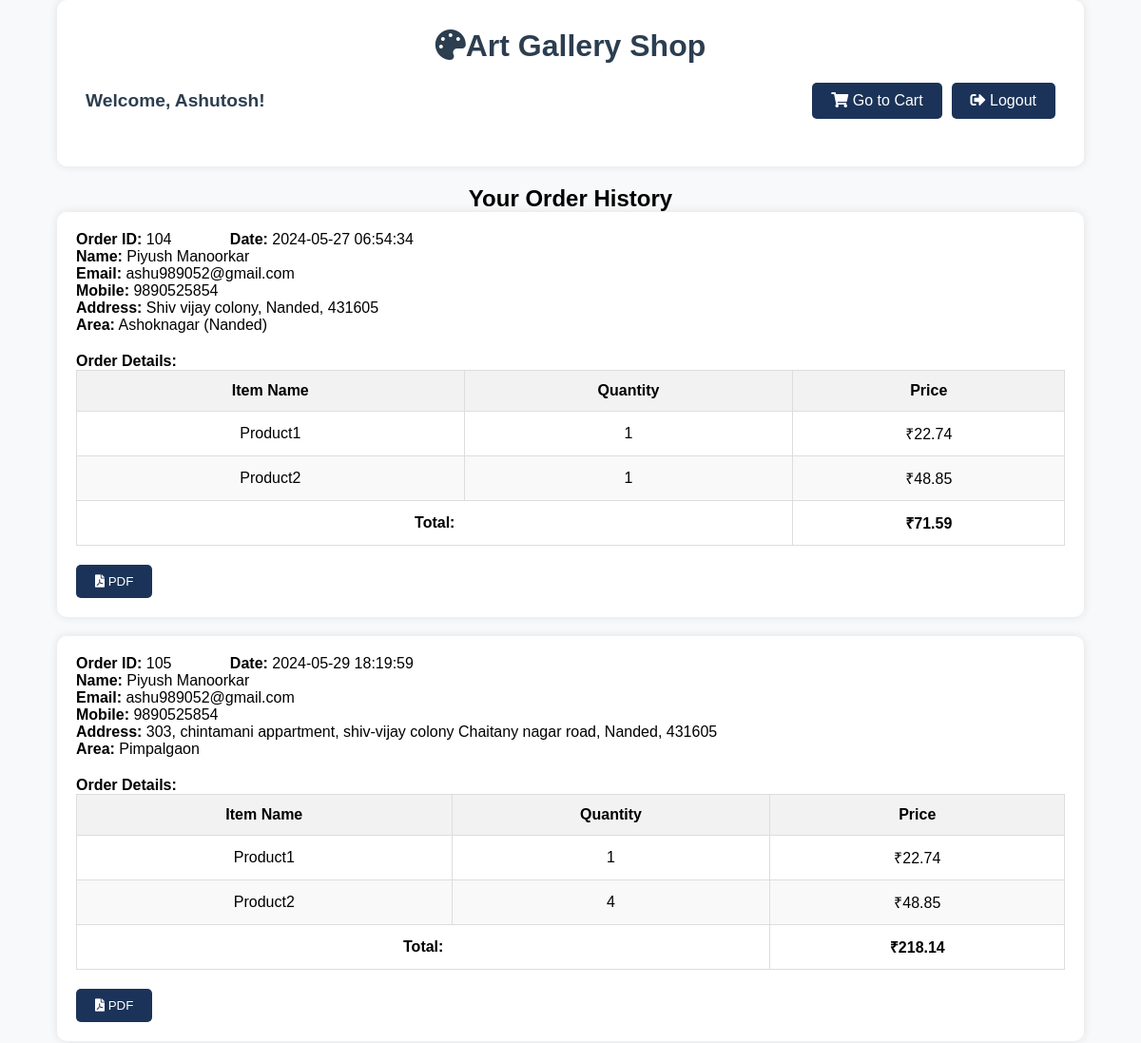
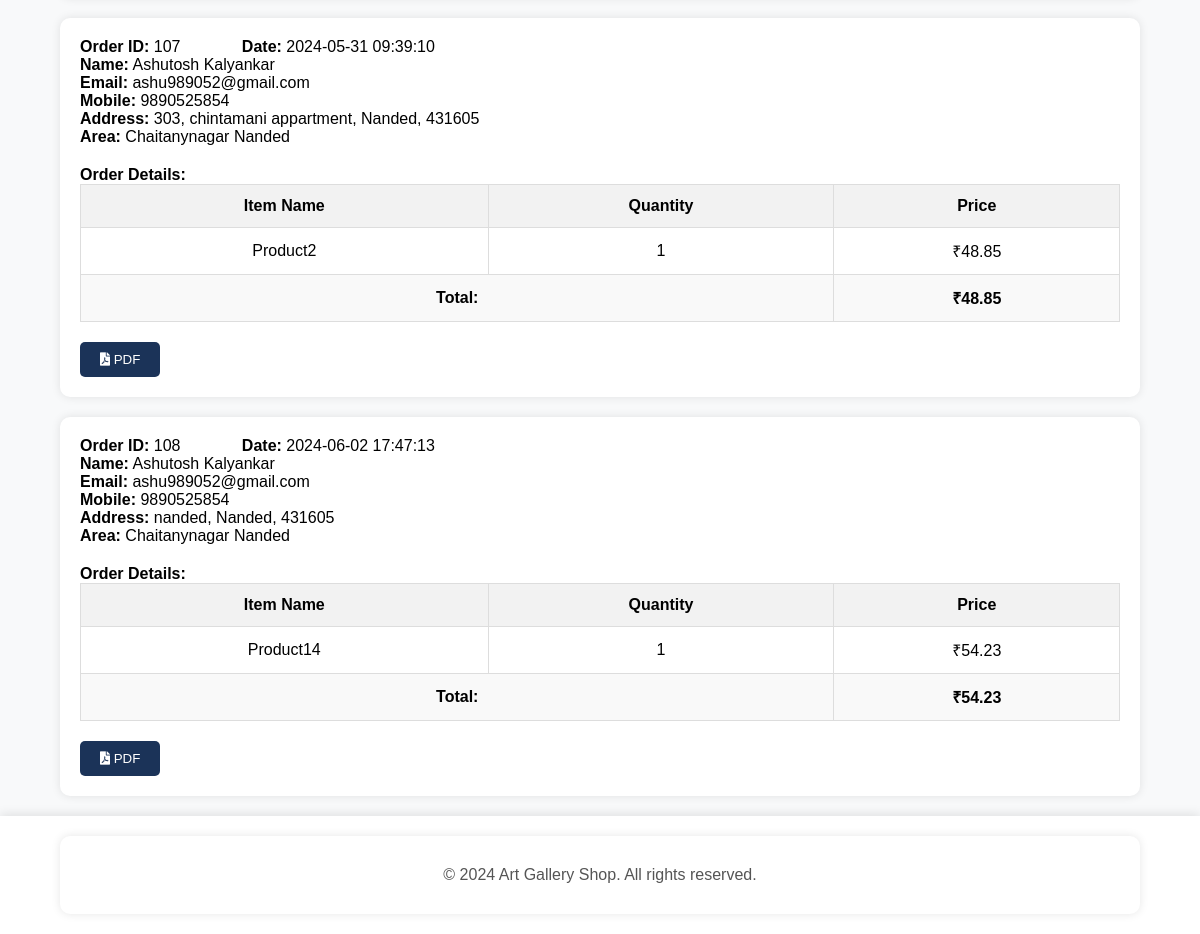
The app's page /order_history.php (signed in) with its own data (2 pictures, top to bottom).
### tables this page shows
CREATE TABLE `users` (
  `id` int(11) NOT NULL,
  `name` varchar(100) NOT NULL,
  `email` varchar(100) NOT NULL,
  `password` varchar(255) NOT NULL,
  `contact` varchar(20) DEFAULT NULL
);

CREATE TABLE `orders` (
  `id` int(11) NOT NULL,
  `name` varchar(100) NOT NULL,
  `email` varchar(100) NOT NULL,
  `mobile` varchar(15) NOT NULL,
  `address` varchar(255) NOT NULL,
  `area` varchar(22) NOT NULL,
  `selected_post_office` varchar(22) NOT NULL,
  `district` varchar(100) NOT NULL,
  `pincode` varchar(10) NOT NULL,
  `order_details` text NOT NULL,
  `total_amount` decimal(10,2) NOT NULL,
  `created_at` timestamp NOT NULL DEFAULT current_timestamp()
);

### order_history.php (the view, shortened to what this page needs)
<?php
include 'db_connection.php';
$user_id = $_SESSION['user_id'];
$sql = "SELECT name, email FROM users WHERE id = $user_id";
$result = mysqli_query($connection, $sql);
if ($result && mysqli_num_rows($result) > 0) {
    $row = mysqli_fetch_assoc($result);
    $username = $row['name'];
    $user_email = $row['email'];
}
$sql = "SELECT * FROM orders WHERE email = '$user_email'";
$result = mysqli_query($connection, $sql);
$orderHistory = [];
if ($result && mysqli_num_rows($result) > 0) {
    while ($row = mysqli_fetch_assoc($result)) {
        $row['order_details'] = json_decode($row['order_details'], true);
        $orderHistory[] = $row;
    }
}
?>
<!DOCTYPE html>
<html lang="en">
<head>
    <link rel="stylesheet" href="style2/order_history_style.css">
    <link rel="stylesheet" href="https://cdnjs.cloudflare.com/ajax/libs/font-awesome/5.15.4/css/all.min.css">
</head>
<body>
    <div class="container">
        <h1 class="project-name"><i class="fas fa-palette"></i>Art Gallery Shop</h1>
        <div class="welcome-section">
            <strong>
                <p class="welcome-message">Welcome, <?php echo $username; ?>!</p>
            </strong>
            <div class="action-buttons">
                <a href="cart.php" class="cart-btn"><i class="fas fa-shopping-cart"></i> Go to Cart</a>
                <a href="logout.php" class="logout-btn"><i class="fas fa-sign-out-alt"></i> Logout</a>
            </div>
        </div>
    </div>
    <div class="order-history">
        <h2>Your Order History</h2>
        <?php if (empty($orderHistory)): ?>
        <p>No orders found.</p>
        <?php else: ?>
        <?php foreach ($orderHistory as $order): ?>
        <div class="order-container">
            <p><strong>Order ID:</strong> <?php echo $order['id']; ?>&emsp; &emsp; &emsp; <strong>Date:</strong>
                <?php echo $order['created_at']; ?></p>
            <p><strong>Name:</strong> <?php echo $order['name']; ?></p>
            <p><strong>Email:</strong> <?php echo $order['email']; ?></p>
            <p><strong>Mobile:</strong> <?php echo $order['mobile']; ?></p>
            <p><strong>Address:</strong>
                <?php echo $order['address'] . ', ' . $order['district'] . ', ' . $order['pincode']; ?></p>
            <p><strong>Area:</strong> <?php echo $order['area']; ?></p>
            <div class="order-details">
                <strong>Order Details:</strong>
                <table>
                    <thead>
                        <tr>
                            <th>Item Name</th>
                            <th>Quantity</th>
                            <th>Price</th>
                        </tr>
                    </thead>
                    <tbody>
                        <?php foreach ($order['order_details'] as $item): ?>
                        <tr>
                            <td><?php echo $item['item_name']; ?></td>
                            <td><?php echo $item['quantity']; ?></td>
                            <td>₹<?php echo $item['price']; ?></td>
                        </tr>
                        <?php endforeach; ?>
                        <tr class="total-row">
                            <td colspan="2"><strong>Total:</strong></td>
                            <td><strong>₹<?php echo $order['total_amount']; ?></strong></td>
                        </tr>
                    </tbody>
                </table>
            </div>
            <div class="pdf-btn-container">
                <form action="generate_pdf.php" method="post">
                    <button type="submit" name="generate_pdf" class="pdf-btn"><i class="fas fa-file-pdf"></i>
                        PDF</button>
                </form>
            </div>
        </div>
        <?php endforeach; ?>
        <?php endif; ?>
    </div>
    <footer class="footer">
        <div class="container">
            <p>&copy; <?php echo date('Y'); ?> Art Gallery Shop. All rights reserved.</p>
        </div>
    </footer>
</body>
</html>

### style2/order_history_style.css (style rules this page uses)
* { margin: 0; padding: 0; box-sizing: border-box; }
body { font-family: 'Arial', sans-serif; background-color: #f8f9fa; }
.container { width: 90%; max-width: 1200px; margin: 0 auto; padding: 30px; background-color: #fff; border-radius: 10px; box-shadow: 0 0 10px rgba(0, 0, 0, 0.1); text-align: center; animation: fadeInDown 0.5s ease; }
.project-name { margin-bottom: 20px; color: #2c3e50; animation: fadeIn 1s ease; }
.welcome-section { margin-bottom: 20px; display: flex; justify-content: space-between; align-items: center; flex-wrap: wrap; }
.welcome-message { font-size: 1.2em; color: #2c3e50; }
.action-buttons { display: flex; gap: 10px; }
.action-buttons .cart-btn, .action-buttons .logout-btn { display: inline-block; padding: 10px 20px; background-color: #1b3358; color: #fff; text-decoration: none; border-radius: 5px; transition: background-color 0.3s; }
.order-history { margin-top: 20px; display: flex; flex-direction: column; align-items: center; animation: fadeInUp 1s ease-in-out; }
.order-container { width: 90%; max-width: 1200px; margin-bottom: 20px; padding: 20px; background-color: #fff; border-radius: 10px; box-shadow: 0 0 10px rgba(0, 0, 0, 0.1); text-align: left; animation: fadeInDown 0.5s ease; }
.order-details { margin-top: 20px; }
.order-details table { width: 100%; border-collapse: collapse; }
.order-details th, .order-details td { padding: 8px; border: 1px solid #ddd; }
.order-details th { background-color: #f2f2f2; }
.pdf-btn-container { margin-top: 20px; }
.pdf-btn { display: inline-block; padding: 10px 20px; background-color: #1b3358; color: #fff; border: none; border-radius: 5px; cursor: pointer; transition: background-color 0.3s, transform 0.2s; }
.order-details th, .order-details td { padding: 12px; border: 1px solid #ddd; text-align: center; }
.order-details th { background-color: #f2f2f2; font-weight: bold; }
.order-details tbody tr:nth-child(even) { background-color: #f9f9f9; / }
.footer { text-align: center; color: #555; padding: 20px 0; background-color: #fff; box-shadow: 0 -2px 10px rgba(0, 0, 0, 0.1); margin-top: auto; }
@media (min-width: 768px) { .container { max-width: 90%; } }
@media (min-width: 992px) { .container { max-width: 1200px; } }
@media (min-width: 1200px) { .container { max-width: 1400px; } }

### records on screen
users: name "Ashutosh"
orders: id "104", created_at "2024-05-27 06:54:34", name "Piyush Manoorkar", email "ashu989052@gmail.com", mobile "9890525854", address "Shiv vijay colony", district "Nanded", pincode "431605", area "Ashoknagar (Nanded)", item_name "Product1", quantity "1", price "22.74", item_name "Product2", price "48.85", total_amount "71.59"
orders: id "105", created_at "2024-05-29 18:19:59", name "Piyush Manoorkar", email "ashu989052@gmail.com", mobile "9890525854", address "303, chintamani appartment, shiv-vijay colony Chaitany nagar road", district "Nanded", pincode "431605", area "Pimpalgaon", item_name "Product1", quantity "1", price "22.74", item_name "Product2", quantity "4", price "48.85", total_amount "218.14"
orders: id "107", created_at "2024-05-31 09:39:10", name "Ashutosh Kalyankar", email "ashu989052@gmail.com", mobile "9890525854", address "303, chintamani appartment", district "Nanded", pincode "431605", area "Chaitanynagar Nanded", item_name "Product2", quantity "1", price "48.85", total_amount "48.85"
orders: id "108", created_at "2024-06-02 17:47:13", name "Ashutosh Kalyankar", email "ashu989052@gmail.com", mobile "9890525854", address "nanded", district "Nanded", pincode "431605", area "Chaitanynagar Nanded", item_name "Product14", quantity "1", price "54.23", total_amount "54.23"
